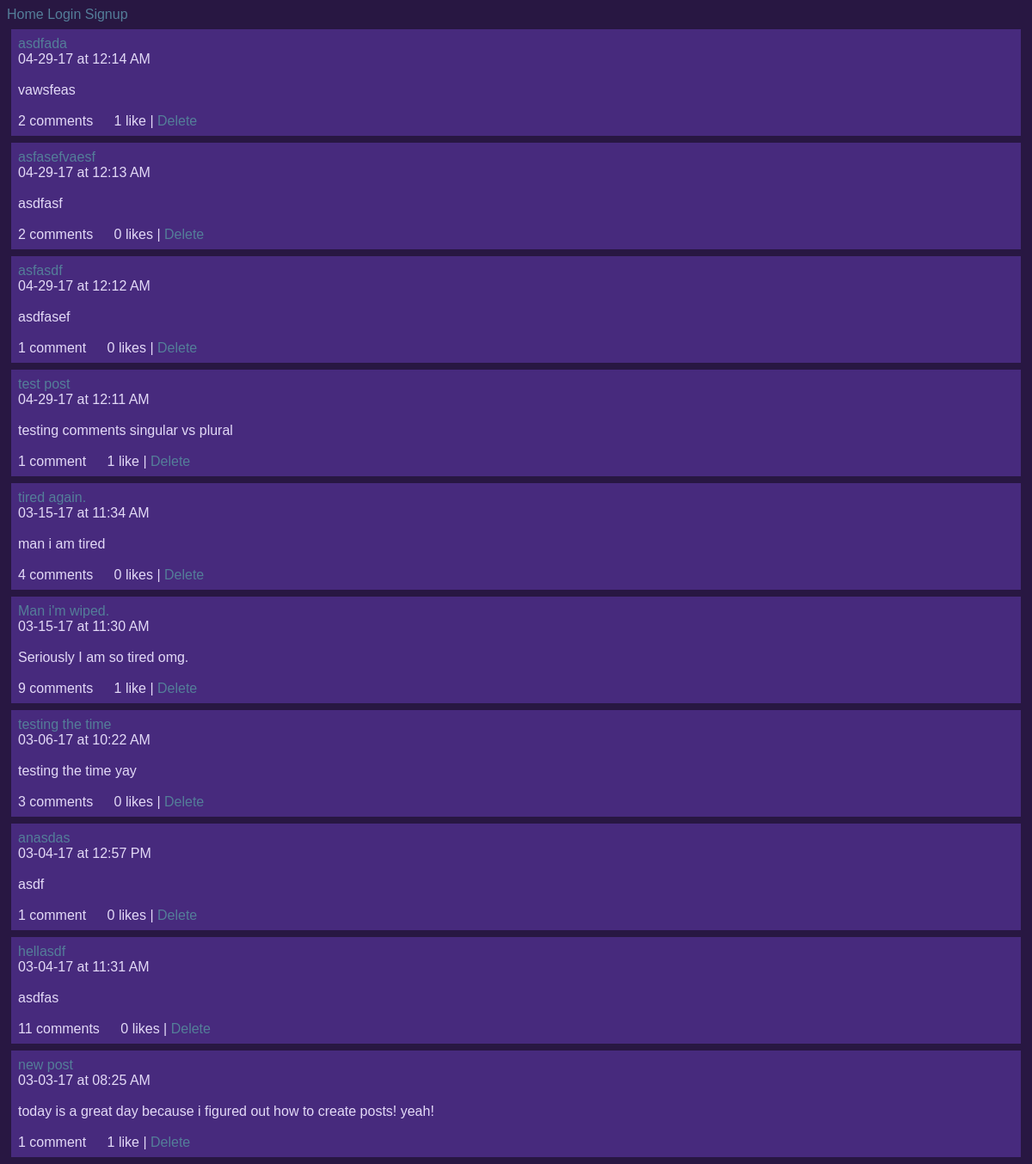
Screenshot of /ben/posts/ with the database file from the repository.
### posts/models.py (models this page shows)
class Post(models.Model):
        title = models.CharField(max_length=100)
        pub_date = models.DateTimeField('date published', auto_now_add=True)
        body = models.TextField()
        user = models.ForeignKey(User, on_delete=models.CASCADE, null=True)
        def utc_to_local(self, utc_datetime):
	        return utc_datetime.astimezone(tz=None)
        def __str__(self):
	        date = self.utc_to_local(self.pub_date).strftime('%m-%d-%y')
	        time = self.utc_to_local(self.pub_date).strftime('%I:%M %p')
	        return '%s at %s \n\n %s \n\n' % (date, time, self.body)

### posts/views.py (the view)
def index(request, username):
    try:
    	User.objects.get(username=username)
    except:
    	return render(request, 'posts/index.html', {'username': None})
    return render(request, 'posts/index.html', {'username': User.objects.get(username=username)})

### posts/templatetags/likes_features.py (called while the page is built)
@register.simple_tag
def like_text(count):
	if count == 1:
		return str(count) + " like"
	else:
		return str(count) + " likes"

@register.simple_tag
def comment_text_index(count):
	if count == 1:
		return str(count) + " comment"
	else:
		return str(count) + " comments"

### posts/templates/posts/index.html (shortened to what this page needs)
{% extends 'Blog/base.html' %}
{% load likes_features %}
{% block content %}
{% if username == None %}
	<h1>"Whoa dude, this user doesn't exist!"</h1>
{% else %}
	{% for post in username.post_set.all reversed %}
		<div class="post">
			<a href={% url 'posts:display-post' username=username post_number=post.id %}>{{ post.title|linebreaksbr }}</a> <br>
			{{ post|linebreaksbr }}
			<span class="comments">
				{% comment_text_index post.comment_set.count %}
			</span>
			<span class="likes" id="like-{{ post.id }}">
			{% like_text post.like_set.count %}
			</span>
			{% if post.user.is_authenticated %}
			<span class="delete"> |
				<a href={% url 'posts:delete-post' username=post.user.username post_number=post.id %} class="delete-link">Delete</a>
			</span>
			{% endif %}
		</div>
	{% endfor %}
{% endif %}
{% endblock content%}

### static/Blog/site.css (style rules this page uses)
a:link { text-decoration: none; color: #547E99; }
body { color: #E3DAF7; background-color: #281742; font-family: Arial, Georgia, serif; }
.post { background-color: #472A7D; padding: 8px; margin: 8px 5px; }
.comments { padding-right: 20px; color: #E3DAF7; }

### rows the page displays
Post: title "asdfada", pub_date+body "04-29-17 at 12:14 AM vawsfeas", id "2 comments", id "1 like", shows "Delete"
Post: title "asfasefvaesf", pub_date+body "04-29-17 at 12:13 AM asdfasf", id "2 comments", id "0 likes", shows "Delete"
Post: title "asfasdf", pub_date+body "04-29-17 at 12:12 AM asdfasef", id "1 comment", id "0 likes", shows "Delete"
Post: title "test post", pub_date+body "04-29-17 at 12:11 AM testing comments singular vs plural", id "1 comment", id "1 like", shows "Delete"
Post: title "tired again.", pub_date+body "03-15-17 at 11:34 AM man i am tired", id "4 comments", id "0 likes", shows "Delete"
Post: title "Man i'm wiped.", pub_date+body "03-15-17 at 11:30 AM Seriously I am so tired omg.", id "9 comments", id "1 like", shows "Delete"
Post: title "testing the time", pub_date+body "03-06-17 at 10:22 AM testing the time yay", id "3 comments", id "0 likes", shows "Delete"
Post: title "anasdas", pub_date+body "03-04-17 at 12:57 PM asdf", id "1 comment", id "0 likes", shows "Delete"
Post: title "hellasdf", pub_date+body "03-04-17 at 11:31 AM asdfas", id "11 comments", id "0 likes", shows "Delete"
Post: title "new post", pub_date+body "03-03-17 at 08:25 AM today is a great day because i figured out how to create posts! yeah!", id "1 comment", id "1 like", shows "Delete"
